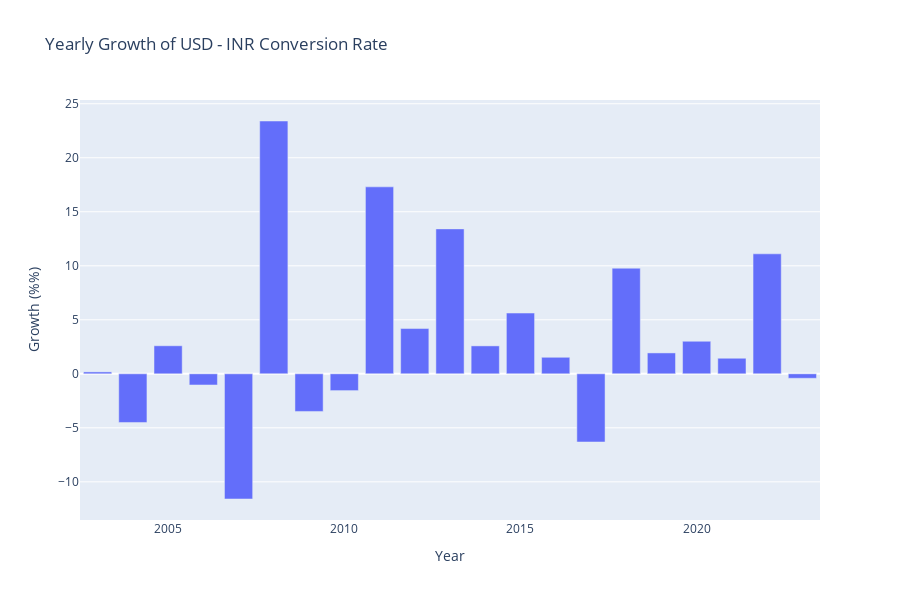

The cell this chart's notebook holds for it:
### Code cell
import plotly.graph_objs as go
import plotly.io as pio

# Calculate yearly growth
growth = df.groupby('Year').agg({'Close': lambda x: (x.iloc[-1]-x.iloc[0])/x.iloc[0]*100})

fig = go.Figure()
fig.add_trace(go.Bar(x=growth.index,
                     y=growth['Close'],
                     name='Yearly Growth'))

fig.update_layout(title="Yearly Growth of USD - INR Conversion Rate",
                  xaxis_title="Year",
                  yaxis_title="Growth (%%)",
                  width=900,
                  height=600)

pio.show(fig)

### Figure 1 — Plotly figure (JSON) as saved in the notebook; plotly's stock layout.template omitted (floating-point values rounded to 4 significant figures)
{"data": [{"name": "Yearly Growth", "type": "bar", "x": [2003, 2004, 2005, 2006, 2007, 2008, 2009, 2010, 2011, 2012, 2013, 2014, 2015, 2016, 2017, 2018, 2019, 2020, 2021, 2022, 2023], "y": [0.1759, -4.505, 2.596, -1.034, -11.59, 23.4, -3.485, -1.555, 17.31, 4.19, 13.42, 2.585, 5.625, 1.53, -6.313, 9.777, 1.934, 3.015, 1.442, 11.11, -0.414]}], "layout": {"height": 600, "title": {"text": "Yearly Growth of USD - INR Conversion Rate"}, "width": 900, "xaxis": {"title": {"text": "Year"}}, "yaxis": {"title": {"text": "Growth (%%)"}}}}
